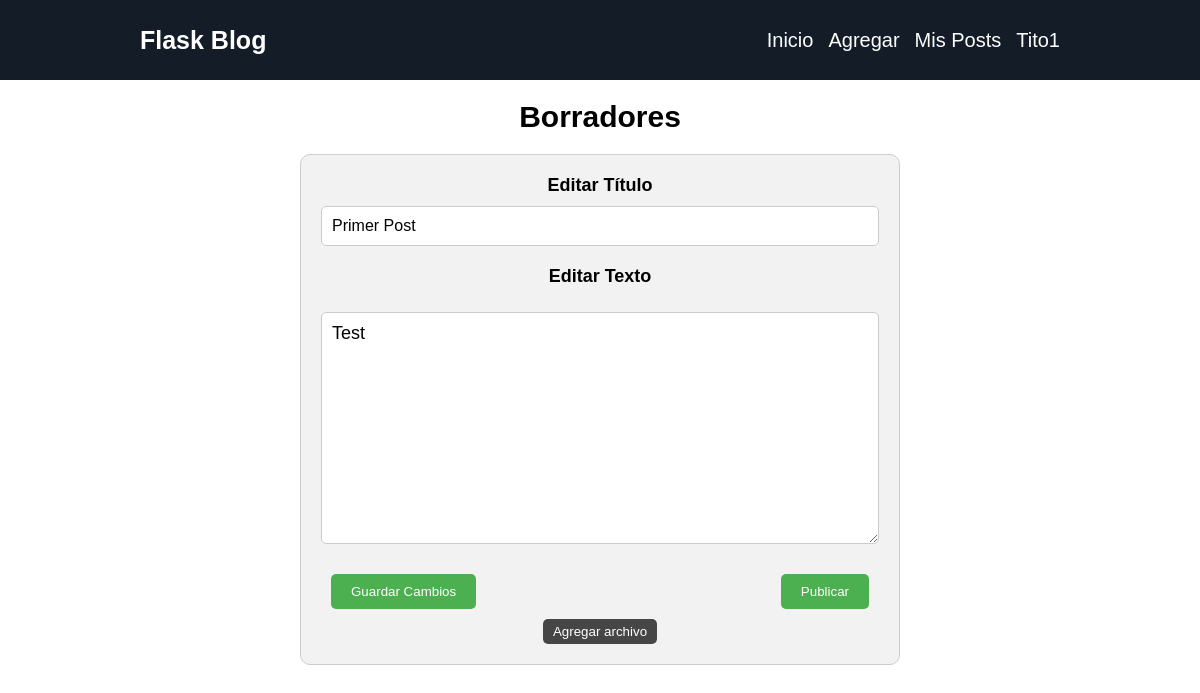
The app's page /drafts?post_id=1 (signed in) with its own data.
### app.py (models this page shows, shortened)
class User(db.Model, UserMixin):
    __tablename__ = "users"
    id = db.Column(db.Integer, primary_key=True)
    username = db.Column(db.String(50), unique=True, nullable=False)
    password = db.Column(db.String(100), nullable=False)
    posts = db.relationship("Post", backref="author", lazy=True)
    is_active = db.Column(db.Boolean, default=True)

class Post(db.Model):
    __tablename__ = "posts"
    id = db.Column(db.Integer, primary_key=True)
    user_id = db.Column(db.Integer, db.ForeignKey("users.id"), nullable=False)
    title = db.Column(db.String, nullable=False)
    date = db.Column(db.DateTime, default=datetime.now)
    text = db.Column(db.String, nullable=False)
    is_published = db.Column(db.Boolean, default=False)
    is_deleted = db.Column(db.Boolean, default=False)

### app.py (the view)
@app.route('/drafts', methods=['GET'])
@login_required
def drafts():
    post_id = request.args.get('post_id')
    drafts = Post.query.filter_by(id=post_id).all()
    post_files = PostFile.query.filter_by(post_id=post_id).all()
    return render_template("drafts.html", drafts=drafts, post_files=post_files)

### app.py (called while the page is built)
@login_manager.user_loader
def load_user(user_id):
    return User.query.get(int(user_id))

### templates/drafts.html (shortened to what this page needs)
{% extends "layout.html" %}
{% block body %}
<h2 class="title" >Borradores</h2>
{% for post in drafts %}
<div class="edit-form" >
    <form action="{{ url_for('post_action', post_id=post.id) }}" method="POST" enctype="multipart/form-data" >
        <h3>Editar Título</h3>
        <input type="text" name="title" id="title" value="{{ post.title }}" required>
        <h3>Editar Texto</h3>
        <textarea type="text" name="text" id="text" cols="30" rows="10" value="{{ post.text }}"  class="text-area" >{{ post.text }} </textarea>
        <div class="two-button">
        <button type="submit" name="action" value="edit"  class="save-button" >Guardar Cambios</button>
        <button type="submit" name="action" value="publish" class="publish-button" >Publicar</button>
         </div>
        <button id="add-file-button" class="add-file-button" type="button">Agregar archivo</button>
    </form>
</div>
{% endfor %}
{% endblock %}

### templates/layout.html (shortened to what this page needs)
<!DOCTYPE html>
<html lang="en">
<head>
    <link rel="stylesheet" href="{{ url_for('static', filename='style.css') }}">
</head>
<body>
    <header class="main-head">
        <nav>
            <h1 id="logo"><a class="nav-button" href="{{ url_for('index') }}"> Flask Blog </a></h1>
            <ul>
                <li>
                    <a class="nav-button" href="{{ url_for('index') }}"> Inicio </a>
                </li>
                <li>
                    <a class="nav-button" href="{{ url_for('add') }}"> Agregar</a>
                </li>
                <li>
                    <a class="nav-button" href="{{ url_for('all_posts') }}">Mis Posts</a>
                </li>
                {% if current_user.is_authenticated %}
                <li class="dropdown">
                    <a class="dropdown-toggle" href="#">{{ current_user.username }}</a>
                </li>
                {% endif %}
            </ul>
        </nav>
    </header>
    {% block body %}
    {% endblock %}
</body>
</html>

### static/style.css (style rules this page uses)
* { padding: 0; margin: 0; box-sizing: border-box; }
html { font-size: 62.5%; font-family: sans-serif; }
h1 { font-size: 2.5rem; }
ul li, p { font-size: 2rem; list-style: none; }
a { text-decoration: none; color: white; }
.main-head { background: #131c27; color: white; }
nav { min-height: 10vh; display: flex; width: 80%; margin: auto; padding: 2rem; align-items: center; }
.nav-button { position: relative; border: none; background: none; transition-timing-function: cubic-bezier(0.25, 0.8, 0.25, 1); transition-duration: 400ms; transition-property: color; }
.nav-button:after { content: ""; pointer-events: none; bottom: -2px; left: 50%; position: absolute; width: 0%; height: 2px; background-color: #fff; transition-timing-function: cubic-bezier(0.25, 0.8, 0.25, 1); transition-duration: 400ms; transition-property: width, left; }
nav ul { display: flex; justify-content: space-around; align-items: center; list-style: none; }
.dropdown { position: relative; display: inline-block; }
#logo { flex: 3 1 50rem; }
h2 { font-size: 3rem; text-align: center; margin-top: 5vh; margin-bottom: 5vh; }
input { padding: 10px; font-size: 1.6rem; }
li { margin-top: 0; margin-left: 15px; color: red; }
textarea { display: block; margin-top: 25px; border: 2px solid #131c27; width: 100%; border-radius: 5px; font-size: 1.8rem; font-family: sans-serif; }
input[type="text"], input[type="password"] { width: 100%; padding: 12px; border: 1px solid #ccc; border-radius: 5px; margin-bottom: 10px; }
.edit-form { width: 100%; max-width: 600px; margin: 0 auto; text-align: center; padding: 20px; background-color: #f2f2f2; border: 1px solid #ccc; border-radius: 10px; }
.edit-form h3 { margin-bottom: 10px; font-size: large; }
.edit-form input[type="text"] { width: 100%; padding: 10px; margin-bottom: 20px; border: 1px solid #ccc; border-radius: 5px; }
.two-button { display: flex; justify-content: space-between }
.save-button { padding: 10px 20px; border-radius: 5px; background-color: #4CAF50; color: white; border: none; cursor: pointer; margin: 10px; }
.publish-button { padding: 10px 20px; border-radius: 5px; background-color: #4CAF50; color: white; border: none; cursor: pointer; margin: 10px; }
.edit-form button.add-file-button { display: block; margin-bottom: 10px; margin-top: 10px; background-color: #454645; border: none; border-radius: 5px; color: white; padding: 5px 10px; text-align: center; align-items: center; text-decoration: none; cursor: pointer; margin: 0 auto; width: fit-content; }
.title { text-align: center; margin: 0 auto; display: block; margin-top: 20px; margin-bottom: 20px; }
.text-area { width: 100%; padding: 10px; margin-bottom: 20px; border: 1px solid #ccc; border-radius: 5px; resize: vertical; overflow: auto; }

### records on screen
User: username "Tito1"
Post: title "Primer Post", text "Test"
